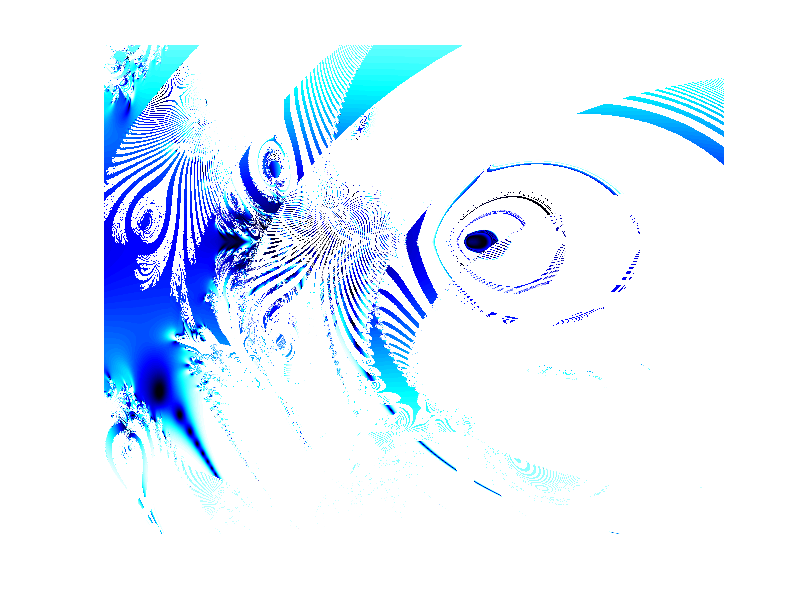

The MATLAB script that drew this image:
function pc_map
%% Fuction to generate an abstraction
figure(); % Open a figure
%set_figure_defaults; % Establish Figure Defaults
grid off; % Remove grid
axis off; % Turn Axis Off
a = -1; % lower bound of random variable
b = 1; % upper bound of random variable
r = a + (b-a) * rand(2); % Generate 2-random variables
Z=r(1)+r(2)*i; % Generate a random complex #
col=randi(15); % Generate random integer less than or equal to K
m=2500; % Number of iterations --> e.g. Resolution.
sc = rand(1); % Scales the magnitude of grid.
cx = r(1)*sc; % Normalized random variable for grid
cy = cx; % y-values of the grid.
la = 3;
lb = 8;
lspan = floor(la + (lb - la)*rand(1)); % Random distance from center
x=linspace(cx-lspan,cx+lspan,m); % grid values in x
y=linspace(cy-lspan,cy+lspan,m); % grid values in y
[X,Y]=meshgrid(x,y); % Generate meshgrid in xy coordinate plane
C=X+i*Y; % Grid of Complex Values.
for k=1:col
    Z=conj(Z).^(Z)+C;
    %W=exp(-abs(Z))./(exp(-abs(Z))+1);
    %W=log(-abs(Z))./(log(-abs(Z))+1);
    %W = tanh(-(abs(Z)));
    %W=exp(cos(abs(Z))./(abs(Z)));
    %W=log(-1./(csc(abs(Z)).*1./(1+sec(abs(Z)))));
    %W = tan(abs(Z))./(1+tan(abs(Z)));
    %W = exp(sin(abs(Z)).*cos(abs(Z)));
    W = exp(-(abs(1./cos(Z))));
end
%W=sqrt(conj(W).*W);
pcolor((real(abs(W))));
shading interp
axis off;






%%%%%%%%%%%%%%%%%%%%%%%%%
N = 70;
cx = linspace(0.05, 0.75, N)';
cy = linspace(0.05, 0.75, N)';
cz = [linspace(0.05, 0.4, N/2), linspace(0.5, 1, N/2)]';
cmap = [cx, cy, cz];
cmap_g = [cx, cz, cy];
cmap_r = [cz, cx, cy];

N=70;
vals = hot(N);
vals_permut = [vals(:,3), vals(:,2), vals(:,1)];
vals_permut_g = [vals(:,3), vals(:,1), vals(:,2)];

colormap(vals_permut);

flp_bool = 0; % boolean to flip cmap.
c=hot(50);d=flip(c); % Generate a cmap.
% Iterate conditional based on boolean to flip.
if flp_bool==0
    colormap([d;c;d]);
    colormap(vals_permut);
else
    colormap([c;d;c]);
    colormap(flip(vals_permut));
end


set(gcf, 'color', 'w');
set(gca, 'color', 'w');




end